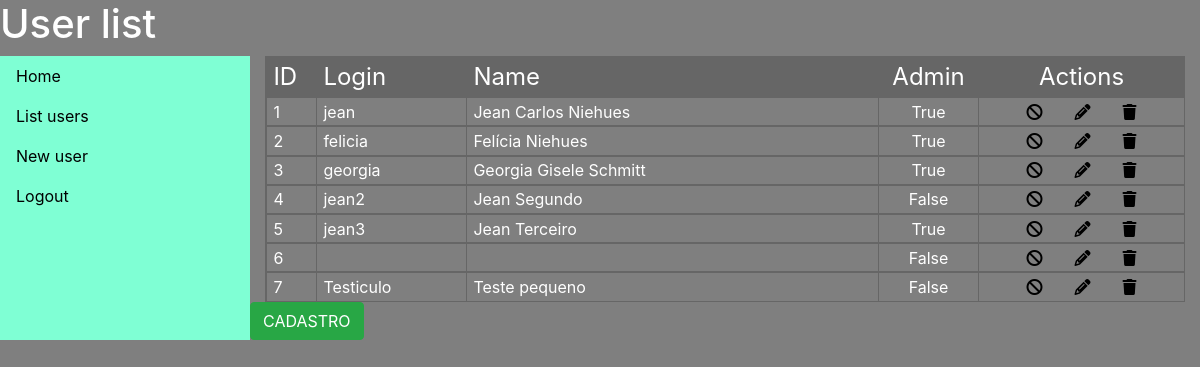
The app's page /users/, older data.
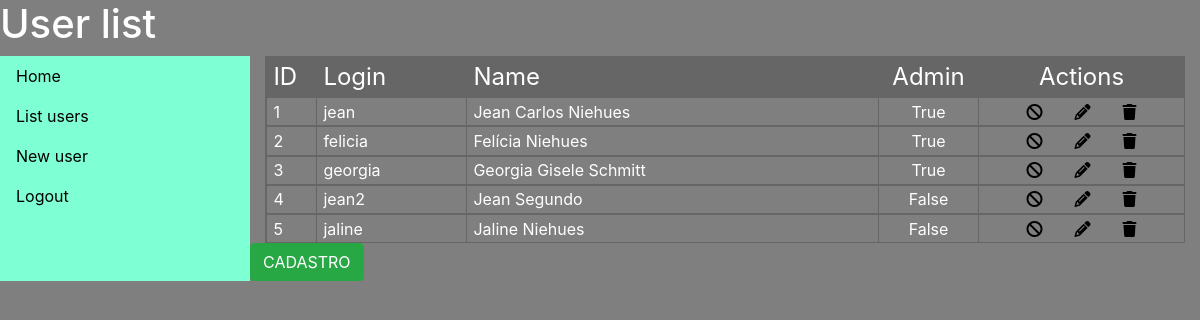
The same page, newer data.
### models/calendar_model.py (models this page shows)
class User(SQLModel, table=True):
    id: Optional[int] = Field(default=None, primary_key=True, nullable=False)
    user_name: str = Field(index=True)
    name: str = Field(index=True)
    admin: bool = Field(nullable=True)
    password: str = Field(nullable=False)
    events: List["Event"] = Relationship(back_populates="users")

### views/user.py (the view, shortened to what this page needs)
@app.route('/users/', methods=['GET', 'POST'])
def user():
    if request.method == 'GET':
        users_list = listUsers()
        print(users_list)
        return render_template('list_users.html', title = 'User list', users_list=users_list)

### controller/users_controller.py (called while the page is built)
def listUsers(id=None, user_name=None):
    with Session(engine) as session:
        if id is not None or user_name is not None:
            statement = select(User).where(User.id == id).options(selectinload(User.events))
            user = session.exec(statement)
            return user.first()
        else:
            statement = select(User).options(selectinload(User.events))
            user = session.exec(statement)
            return user.all()

### templates/list_users.html (shortened to what this page needs)
{% extends "template.html" %}
{% block content %}
<body>
    <div class="container listapessoas">
        <ul class="heading">
            <li>ID</li>
            <li>Login</li>
            <li>Name</li>
            <li class="flex-justify-center">Admin</li>
            <li class="flex-justify-center">Actions</li>
        </ul>
        {% for user in users_list %}
        <ul>
            <li>{{ user.id }}</li>
            <li>{{ user.user_name }}</li>
            <li>{{ user.name }}</li>
            <li class="flex-justify-center">{{ user.admin }}</li>
            <li class="actions flex-justify-center"><a href="#"><i class="fa-solid fa-ban"></i></a><a href="#"><i class="fa-solid fa-pencil"></i></a><a href="#"><i class="fa-solid fa-trash"></i></a></li>
        </ul>
            {% endfor %}
    </div>
    <a href="/new_user" class="btn btn-success">CADASTRO</a>
</body>
{% endblock content %}

### templates/template.html (shortened to what this page needs)
<!DOCTYPE html>
<html lang="pt-BR">
<head>
    <link rel="stylesheet" href="https://stackpath.bootstrapcdn.com/bootstrap/4.1.3/css/bootstrap.min.css">
    <link rel="stylesheet" href="/../static/style.css">
</head>
<header>
  {% block title %} <h1 class="title">{{ title }}</h1> {% endblock title %}
</header>
<div class="content__wrapper">
  <div class="navigation">
  <nav>
    <ul class="menu nav-pills">
      <li class="nav-item">
        <a class="nav-link" href="/">Home</a>
      </li>
      <li class="nav-item">
        <a class="nav-link" href="/users">List users</a>
      </li>
      <li class="nav-item">
        <a class="nav-link" href="/users/new_user">New user</a>
      </li>
      <li class="nav-item">
        <a class="nav-link" href="/logout">Logout</a>
      </li>
    </ul>
  </nav>
  </div>
  <div class="content">
  {% block content %}{% endblock content %}
  </div>
</div>
</html>

### static/style.css (style rules this page uses)
body { background-color: rgba(0, 0, 0, .5); color: white; }
.content__wrapper { display: grid; grid-template-columns: minmax(180px, 250px) 2fr; }
.content__wrapper .navigation { display: flex; flex-direction: column; background-color: aquamarine; }
.content__wrapper .navigation ul { padding-left: 0px; }
ul li { list-style-type:none; }
a { color: black; }
.flex-justify-center { justify-content: center; }
.listapessoas ul { display: grid; grid-template-columns: minmax(30px, 50px) minmax(30px, 150px) 2fr 100px 1fr; padding-left: 0px; border: 1px solid #666; margin: 0px; }
.listapessoas .heading { font-size: 1.5rem; color: white; background-color: #666; }
.listapessoas ul .actions > a { padding: 0px 1rem; }
.listapessoas ul li { display: inline-flex; border-left: 1px solid #666; padding: .1rem .4rem; }

Row changes from the older to the newer data that the page shows:
removed User: id "6", admin "False"
removed User: id "7", user_name "Testiculo", name "Teste pequeno", admin "False"
changed User id 5: user_name "jean3" → "jaline"; name "Jean Terceiro" → "Jaline Niehues"; admin "True" → "False"
